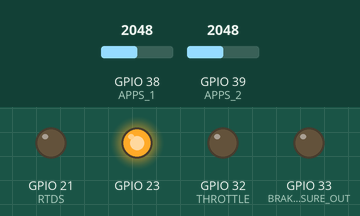
The sketch below on a simulated ESP32. Parts: output pins drawn as LEDs (lit = HIGH). The inputs (shaded band) are chosen by the test bench; at power-on: GPIO 39 (APPS_2) = 2048, GPIO 38 (APPS_1) = 2048 (analog values on the 0–4095 scale). What the sketch prints to the serial monitor is not drawn.

Above: at 1.2 s.
1.3 s: GPIO 39 (APPS_2) set to 0
2.8 s: GPIO 38 (APPS_1) set to 0
Timing chart, 0 to 5.8 s (numbered marks = the images above; inputs shaded):
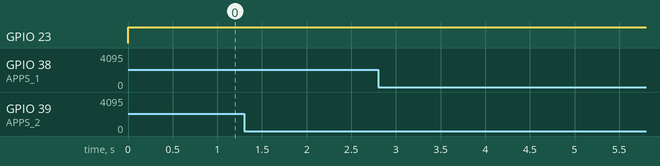

The sketch:

driverinput.ino
```cpp
#include <Arduino.h>

//Core definitions
static const BaseType_t pro_cpu = 0;
static const BaseType_t app_cpu = 1;

//Pin definitions
int APPS_1 = 38;            //Analog input: sensor 1, pin 34 is input only
int APPS_2 = 39;            //Analog input: sensor 2, pin 35 is input only
int THROTTLE = 32;          //Analog output: ratio between sensors or 0 if implausible
int TRACTIVE_SYSTEM = 18;   //Digital input: tractive system active(0) or inactive(1)
int BRAKE_PRESSURE_IN = 36;       //Analog input: brake pressure (0-100mV), pin 36 is input only
int BRAKE_PRESSURE_OUT = 33;    //Analog output: brake pressure (0-5V)
int BUTTON = 19;            //Digital input: button pressed(1) or not pressed(0)
int RTDS = 21;              //Digital output: ready to drive(1) or not ready(0)

//Variables
float sensor1value;
float sensor2value;
float sensor1angle;
float sensor2angle;
float ratio = 0;
float percent1;
float percent2;

//Write functions for task
void apps_check(void *parameters) {

  unsigned long start;
  int implausible = 0;
  while (1) {

    sensor1value = analogRead(APPS_1); // Range: 0.305V - 2.747V
    sensor2value = analogRead(APPS_2); // Range: 0.333V - 3V

    percent1 = (sensor1value/3722)*100; //should give values between 10% and 90%
    percent2 = (sensor2value/4095)*100;

    ratio = percent1/percent2;
    Serial.print("sensor 1:");
    Serial.println(sensor1value);
    Serial.print("sensor 2:");
    Serial.println(sensor2value);
    Serial.print("Ratio:");
    Serial.println(ratio);
    if (ratio > 1.1 || ratio < 0.9) {
      start = micros();
      implausible = 1;
      while (micros() - start <= 100) {
        sensor1value = analogRead(APPS_1); // Range: 0.305V - 2.747V
        sensor2value = analogRead(APPS_2); // Range: 0.333V - 3V
        percent1 = (sensor1value/3723)*100;
        percent2 = (sensor2value/4096)*100;
        ratio = percent1/percent2;
        if ((ratio > 1.1 || ratio < 0.9) == false) {
          implausible = 0;
          break;
        }
      }
    }
    if (implausible == 1) {
      digitalWrite(23, HIGH);
      //digitalWrite(THROTTLE, 0);
    }
    else {
      digitalWrite(23, LOW);
      dacWrite(THROTTLE, ratio*255);
    }

    vTaskDelay(pdMS_TO_TICKS(10));
  }
}

void RTDS_check(void *parameters) {
  /**while (1) {
    float pressure_in = analogRead(BRAKE_PRESSURE_IN);
    float pressure_out = map(BRAKE_PRESSURE_IN, 0, 124, 0, 255);
    dacWrite(BRAKE_PRESSURE_OUT, pressure_out);
    if (digitalRead(TRACTIVE_SYSTEM) == LOW && digitalRead(BUTTON) == HIGH && analogRead(BRAKE_PRESSURE_IN) > 0) {
      digitalWrite(RTDS, HIGH);
    }
    else {
      digitalWrite(RTDS, LOW);
    }
    vTaskDelay(pdMS_TO_TICKS(10));
  }*/
}

void setup() {

  //Configure serial
  Serial.begin(115200);
  pinMode(23, OUTPUT);

  //Configure pins
  pinMode(APPS_1, INPUT);
  pinMode(APPS_2, INPUT);
  pinMode(THROTTLE, OUTPUT);
  pinMode(TRACTIVE_SYSTEM, INPUT);
  pinMode(BRAKE_PRESSURE_IN, INPUT);
  pinMode(BRAKE_PRESSURE_OUT, OUTPUT);
  pinMode(BUTTON, INPUT);
  pinMode(RTDS, OUTPUT);
  analogReadResolution(12);

   // Start APPS Check
  xTaskCreatePinnedToCore(
    apps_check,              //Function to be called
    "APPS Check",           //Name of task
    2048,                   //Stack size
    NULL,                   //Parameter to pass to function
    1,                      //Task priority
    NULL,                   //Task handle
    pro_cpu);               //Define CPU core to run the task

  //Start RTDS Check
  xTaskCreatePinnedToCore(
    RTDS_check,
    "RTDS Check",
    2048,
    NULL,
    2,
    NULL,
    app_cpu);
}

void loop() {

}
```
